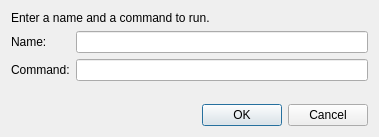
<?xml version="1.0" encoding="UTF-8"?>
<ui version="4.0">
 <class>AddToolDialog</class>
 <widget class="QDialog" name="AddToolDialog">
  <property name="geometry">
   <rect>
    <x>0</x>
    <y>0</y>
    <width>379</width>
    <height>137</height>
   </rect>
  </property>
  <property name="windowTitle">
   <string>New Tool</string>
  </property>
  <layout class="QGridLayout" name="gridLayout_2">
   <item row="0" column="0">
    <widget class="QLabel" name="label">
     <property name="text">
      <string>Enter a name and a command to run.</string>
     </property>
    </widget>
   </item>
   <item row="1" column="0">
    <layout class="QGridLayout" name="gridLayout">
     <item row="0" column="0">
      <widget class="QLabel" name="label_2">
       <property name="toolTip">
        <string>Tool name</string>
       </property>
       <property name="text">
        <string>Name:</string>
       </property>
      </widget>
     </item>
     <item row="0" column="1">
      <widget class="ValidatingLineEdit" name="name_field"/>
     </item>
     <item row="1" column="0">
      <widget class="QLabel" name="label_4">
       <property name="toolTip">
        <string>Command used to run the tool</string>
       </property>
       <property name="text">
        <string>Command:</string>
       </property>
      </widget>
     </item>
     <item row="1" column="1">
      <widget class="ValidatingLineEdit" name="command_field"/>
     </item>
    </layout>
   </item>
   <item row="2" column="0">
    <spacer name="verticalSpacer">
     <property name="orientation">
      <enum>Qt::Vertical</enum>
     </property>
     <property name="sizeHint" stdset="0">
      <size>
       <width>20</width>
       <height>8</height>
      </size>
     </property>
    </spacer>
   </item>
   <item row="3" column="0">
    <widget class="QDialogButtonBox" name="buttonBox">
     <property name="orientation">
      <enum>Qt::Horizontal</enum>
     </property>
     <property name="standardButtons">
      <set>QDialogButtonBox::Cancel|QDialogButtonBox::Ok</set>
     </property>
    </widget>
   </item>
  </layout>
 </widget>
 <customwidgets>
  <customwidget>
   <class>ValidatingLineEdit</class>
   <extends>QLineEdit</extends>
   <header>ui/validatinglineedit.h</header>
  </customwidget>
 </customwidgets>
 <resources/>
 <connections>
  <connection>
   <sender>buttonBox</sender>
   <signal>accepted()</signal>
   <receiver>AddToolDialog</receiver>
   <slot>accept()</slot>
   <hints>
    <hint type="sourcelabel">
     <x>248</x>
     <y>254</y>
    </hint>
    <hint type="destinationlabel">
     <x>157</x>
     <y>274</y>
    </hint>
   </hints>
  </connection>
  <connection>
   <sender>buttonBox</sender>
   <signal>rejected()</signal>
   <receiver>AddToolDialog</receiver>
   <slot>reject()</slot>
   <hints>
    <hint type="sourcelabel">
     <x>316</x>
     <y>260</y>
    </hint>
    <hint type="destinationlabel">
     <x>286</x>
     <y>274</y>
    </hint>
   </hints>
  </connection>
 </connections>
</ui>
